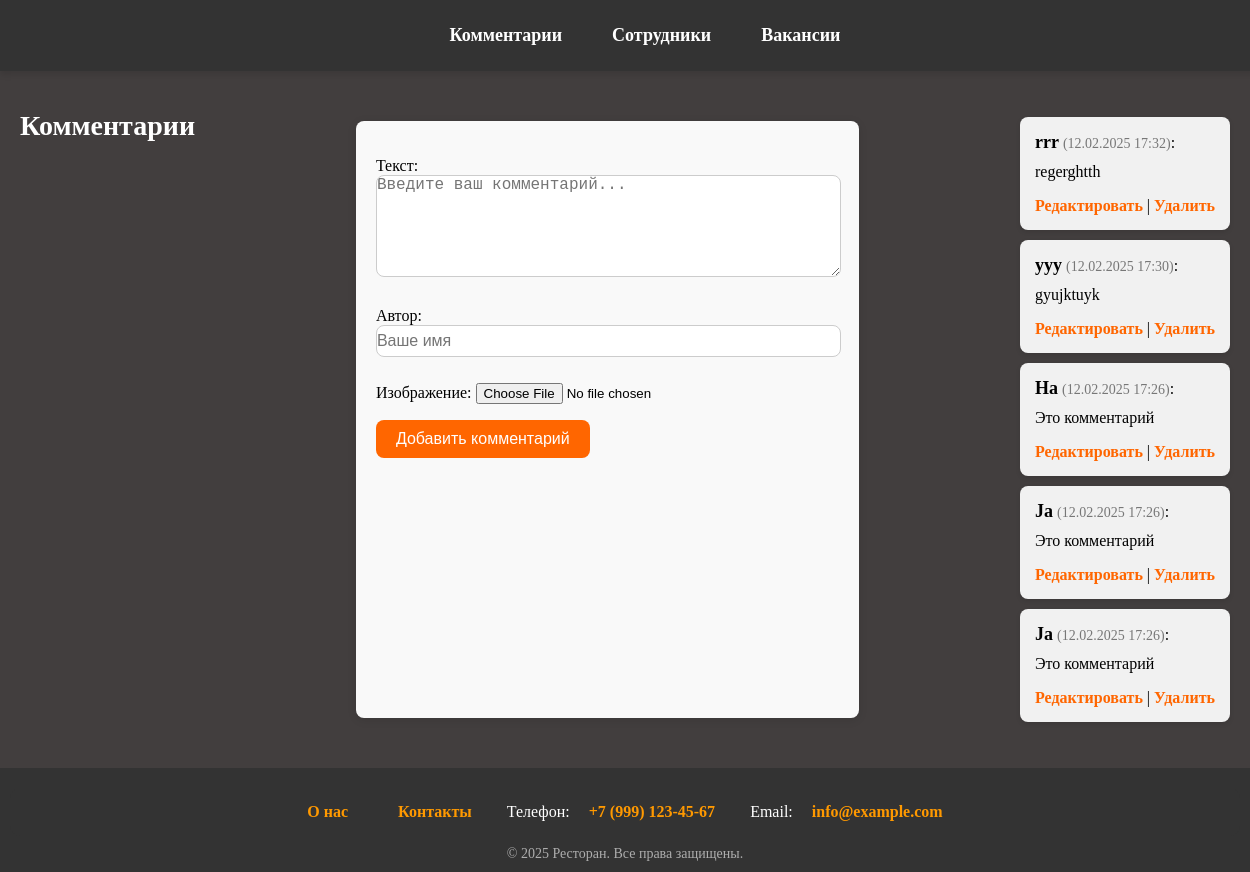
Page /comments/ on the earlier database version.
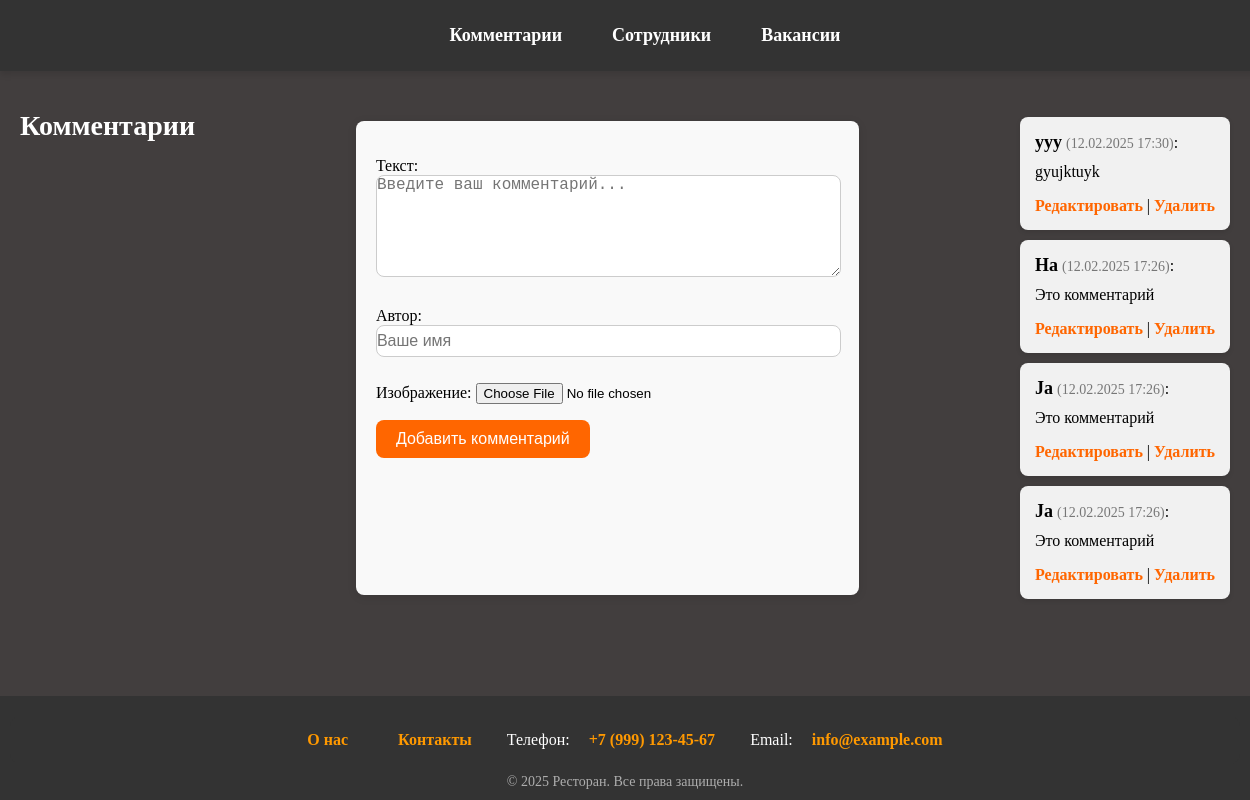
Same page on the later database version.
### comments/models.py (models this page shows, shortened)
class Comment(models.Model):
    class Status(models.IntegerChoices):
        DRAFT = 0, 'Не опубликовано'
        PUBLISHED = 1, 'Опубликовано'
    text = models.TextField(verbose_name='текст')
    date = models.DateTimeField(default=timezone.now, verbose_name='Дата')
    author = models.CharField(max_length=50, verbose_name='Автор')
    is_active = models.BooleanField(default=Status.PUBLISHED, choices=tuple(map(lambda x: (bool(x[0]), x[1]), Status.choices)), verbose_name='Опубликован')
    objects = models.Manager()
    published = PublishedAndSortedModel()
    image = models.ImageField(upload_to='comments/%Y/%m/%d', blank=True, null=True, verbose_name='Изображение')
    class Meta:
        verbose_name = 'Комментарий'
        verbose_name_plural = 'Комменатрии'

### comments/views.py (the view)
# urls.py: path('', views.comments, name='comments'),
def comments(request):
    form = CommentForm()
    all_comments = Comment.published.all()
    if request.method == 'POST':
        form = CommentForm(request.POST, request.FILES)
        if form.is_valid():
            form.save()
            return redirect('comments')
    return render(request, 'comments.html', {
        'form': form,
        'comments': all_comments,
    })

### comments/forms.py
class CommentForm(forms.ModelForm):
    class Meta:
        model = Comment
        fields = ['text', 'author', 'image']
        widgets = {
            'text': forms.Textarea(attrs={
                'placeholder': 'Введите ваш комментарий...',
                'required': True,
                'class': 'comment-textarea'
            }),
            'author': forms.TextInput(attrs={
                'placeholder': 'Ваше имя',
                'required': True,
                'class': 'comment-author-input'
            }),
            'image': forms.ClearableFileInput(attrs={
                'class': 'comment-file-input'
            }),
        }

### comments/models.py (called while the page is built)
    def get_queryset(self):
        return super().get_queryset().filter(is_active=True).order_by("-date")

### comments/templates/comments.html (shortened to what this page needs)
{% extends 'base.html' %}
{% block content %}
    <h1 class="comments-header">Комментарии</h1>
    <form method="POST" action="{% url 'comments' %}" enctype="multipart/form-data" class="comment-form">
        {% for field in form %}
            <p>
                <label class="form-label" for="{{ field.id_for_label }}">{{ field.label }}:</label>
                {{ field }}
            </p>
        {% endfor %}
        <button type="submit" class="comment-submit-button">Добавить комментарий</button>
    </form>
    <ul class="comments-list">
        {% for comment in comments %}
            {% if comment.is_active %}
                <li class="comment-item">
                    <strong class="comment-author">{{ comment.author }}</strong>
                    <span class="comment-date">({{ comment.date|date:"d.m.Y H:i" }})</span>:<br>
                    <p class="comment-text">{{ comment.text }}</p>
                    <div class="comment-actions">
                        <a href="{% url 'edit_comment' comment.id %}" class="edit-comment">Редактировать</a> |
                        <a href="{% url 'delete_comment' comment.id %}" class="delete-comment" onclick="return confirm('Удалить комментарий?')">Удалить</a>
                    </div>
                </li>
            {% endif %}
        {% empty %}
            <li class="no-comments">Комментариев пока нет.</li>
        {% endfor %}
    </ul>
{% endblock %}

Differences in the rows shown:
no longer on this page (row edited): Comment: author "rrr", date "12.02.2025 17:32", text "regerghtth"
